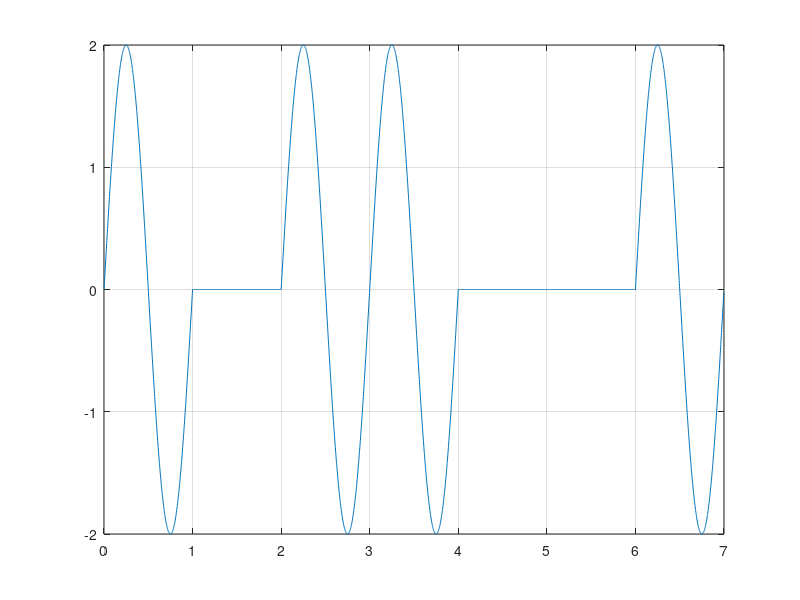

Write MATLAB code to recreate this figure.
clc; clear; close;

bits = [1 0 1 1 0 0 1];

time = 0:1/500:length(bits)-1/500;
modulation = 2*sin(2*pi*1*time);

for i = 1:length(bits)
    if bits(i)==0
        for j=1:500
            modulation((i-1)*500+j)=0;
        end
    end
end

plot(time, modulation);
grid on;

%demodulation
n = length(modulation)/500;
dem = zeros(1,n);

for i = 1:length(dem)
    if modulation((i-1)*500+100)~=0
       dem(i)=1;
    end
end

disp(dem)